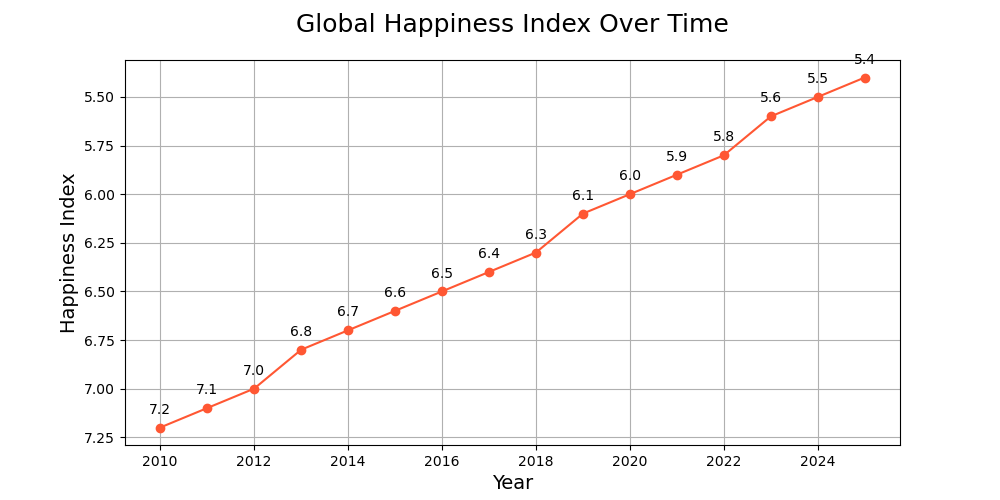

This chart was generated by the following Python code:

import matplotlib.pyplot as plt

years = [2010, 2011, 2012, 2013, 2014, 2015, 2016, 2017, 2018, 2019, 2020, 2021, 2022, 2023, 2024, 2025]
happiness_index = [7.2, 7.1, 7.0, 6.8, 6.7, 6.6, 6.5, 6.4, 6.3, 6.1, 6.0, 5.9, 5.8, 5.6, 5.5, 5.4]

fig, ax = plt.subplots(figsize=(10, 5))

ax.plot(years, happiness_index, color='#ff5733', marker='o')

ax.set_title('Global Happiness Index Over Time', fontsize=18, pad=20)
ax.set_xlabel('Year', fontsize=14)
ax.set_ylabel('Happiness Index', fontsize=14)
ax.invert_yaxis()

for year, index in zip(years, happiness_index):
    ax.annotate(f'{index}', xy=(year, index), textcoords="offset points", xytext=(0,10), ha='center')

plt.grid(True)
plt.show()
